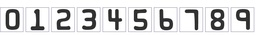
#> input picture Credit Card Number Extractor/creditcard_digits1.jpg, 256 x 35 px, shrunk from 589 x 81 before the run
$ jupyter execute --allow-errors 'Credit Card Make data.ipynb'
#> lines starting #> are read from the running program, lines starting #| are printed output that depends on the picture; after the words box and inside, x2 and y2 are one past the last pixel; in counts of white or black regions, pixels touching at a corner belong together
[cell 1]
import cv2

cc1 = cv2.imread('creditcard_digits1.jpg', 0)
#> cc1: shape (35, 256); min 24, max 255, mean 214.1
cv2.imshow("Digits 1", cc1)
cv2.waitKey(0)
cc2 = cv2.imread('creditcard_digits2.jpg', 0)
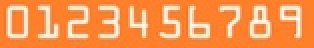
#> input picture Credit Card Number Extractor/creditcard_digits2.jpg, 157 x 24 px, shrunk from 362 x 56 before the run (shown 2 times larger)
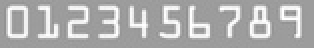
#> cc2: shape (24, 157) (shown 2 times larger); min 139, max 255, mean 174
cv2.imshow("Digits 2", cc2)
cv2.waitKey(0)
cv2.destroyAllWindows()

[cell 2]
cc1 = cv2.imread('creditcard_digits2.jpg', 0)
_, th2 = cv2.threshold(cc1, 0, 255, cv2.THRESH_BINARY + cv2.THRESH_OTSU)
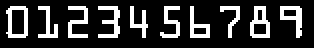
#> th2: shape (24, 157) (shown 2 times larger); 19.7% white in thin lines or dots, all inside (x1, y1, x2, y2) = (3, 3, 151, 19)
cv2.imshow("Digits 2 Thresholded", th2)
cv2.waitKey(0)

cv2.destroyAllWindows()

[cell 3]
import os

def makedir(directory):
    """Creates a new directory if it does not exist"""
    if not os.path.exists(directory):
        os.makedirs(directory)
        return None, 0

for i in range(0,10):
    directory_name = "./credit_card/train/"+str(i)
    print(directory_name)
    makedir(directory_name)

for i in range(0,10):
    directory_name = "./credit_card/test/"+str(i)
    print(directory_name)
    makedir(directory_name)

[cell 4]
import cv2
import numpy as np
import random
import cv2
from scipy.ndimage import convolve

def DigitAugmentation(frame, dim = 32):
    frame = cv2.resize(frame, None, fx=2, fy=2, interpolation = cv2.INTER_CUBIC)
    frame = cv2.cvtColor(frame, cv2.COLOR_GRAY2RGB)
    random_num = np.random.randint(0,9)

    if (random_num % 2 == 0):
        frame = add_noise(frame)
    if(random_num % 3 == 0):
        frame = pixelate(frame)
    if(random_num % 2 == 0):
        frame = stretch(frame)
    frame = cv2.resize(frame, (dim, dim), interpolation = cv2.INTER_AREA)

    return frame

def add_noise(image):
    prob = random.uniform(0.01, 0.05)
    rnd = np.random.rand(image.shape[0], image.shape[1])
    noisy = image.copy()
    noisy[rnd < prob] = 0
    noisy[rnd > 1 - prob] = 1
    return noisy

def pixelate(image):
    dim = np.random.randint(8,12)
    image = cv2.resize(image, (dim, dim), interpolation = cv2.INTER_AREA)
    image = cv2.resize(image, (16, 16), interpolation = cv2.INTER_AREA)
    return image

def stretch(image):
        ran = np.random.randint(0,3)*2
        if np.random.randint(0,2) == 0:
            frame = cv2.resize(image, (32, ran+32), interpolation = cv2.INTER_AREA)
            return frame[int(ran/2):int(ran+32)-int(ran/2), 0:32]
        else:
            frame = cv2.resize(image, (ran+32, 32), interpolation = cv2.INTER_AREA)
            return frame[0:32, int(ran/2):int(ran+32)-int(ran/2)]

def pre_process(image, inv = False):
        try:
            gray_image = cv2.cvtColor(image, cv2.COLOR_BGR2GRAY)
        except:
            gray_image = image
            pass

        if inv == False:
            _, th2 = cv2.threshold(gray_image, 0, 255, cv2.THRESH_BINARY + cv2.THRESH_OTSU)
        else:
            _, th2 = cv2.threshold(gray_image, 0, 255, cv2.THRESH_BINARY_INV + cv2.THRESH_OTSU)
        resized = cv2.resize(th2, (32,32), interpolation = cv2.INTER_AREA)
        return resized

cc1 = cv2.imread('creditcard_digits2.jpg', 0)
_, th2 = cv2.threshold(cc1, 0, 255, cv2.THRESH_BINARY_INV + cv2.THRESH_OTSU)
cv2.imshow("cc1", th2)
cv2.waitKey(0)
cv2.destroyAllWindows()

region = [(0, 0), (35, 48)]

# Assigns values to each region for ease of interpretation
top_left_y = region[0][1]
bottom_right_y = region[1][1]
top_left_x = region[0][0]
bottom_right_x = region[1][0]

for i in range(0,1): #We only look at the first digit in testing out augmentation functions
    roi = cc1[top_left_y:bottom_right_y, top_left_x:bottom_right_x]
    for j in range(0,10):
            roi2 = DigitAugmentation(roi)
            roi_otsu = pre_process(roi2, inv = False)
            cv2.imshow("otsu", roi_otsu)
            cv2.waitKey(0)

    cv2.destroyAllWindows()
#> this loop made 1 pass
#> pass 1, `roi = cc1[top_left_y:bottom_right_y, top_left_x:bottom_right_x]`:
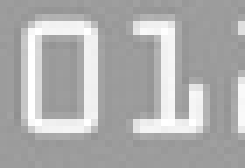
#> roi: shape (24, 35) (shown 7 times larger); min 144, max 255, mean 174.1
#> after the loop:
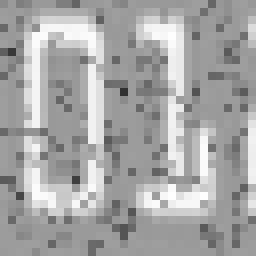
#> roi2: shape (32, 32, 3) (shown 8 times larger); min 49, max 254, mean 165.8

[cell 5]
cc1 = cv2.imread('creditcard_digits1.jpg', 0)

_, th2 = cv2.threshold(cc1, 0, 255, cv2.THRESH_BINARY_INV + cv2.THRESH_OTSU)
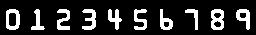
#> th2: shape (35, 256); 17.2% white; 10 white regions, largest, box (x1, y1, x2, y2) and area: (211, 9, 224, 30) 194, (6, 9, 20, 30) 181, (82, 9, 96, 30) 167
cv2.imshow("cc1", th2)
cv2.imshow("creditcard_digits1", cc1)
cv2.waitKey(0)
cv2.destroyAllWindows()

region = [(2, 19), (50, 72)]

top_left_y = region[0][1]
bottom_right_y = region[1][1]
top_left_x = region[0][0]
bottom_right_x = region[1][0]

#> (the rest of this cell did not finish here and is left out)
